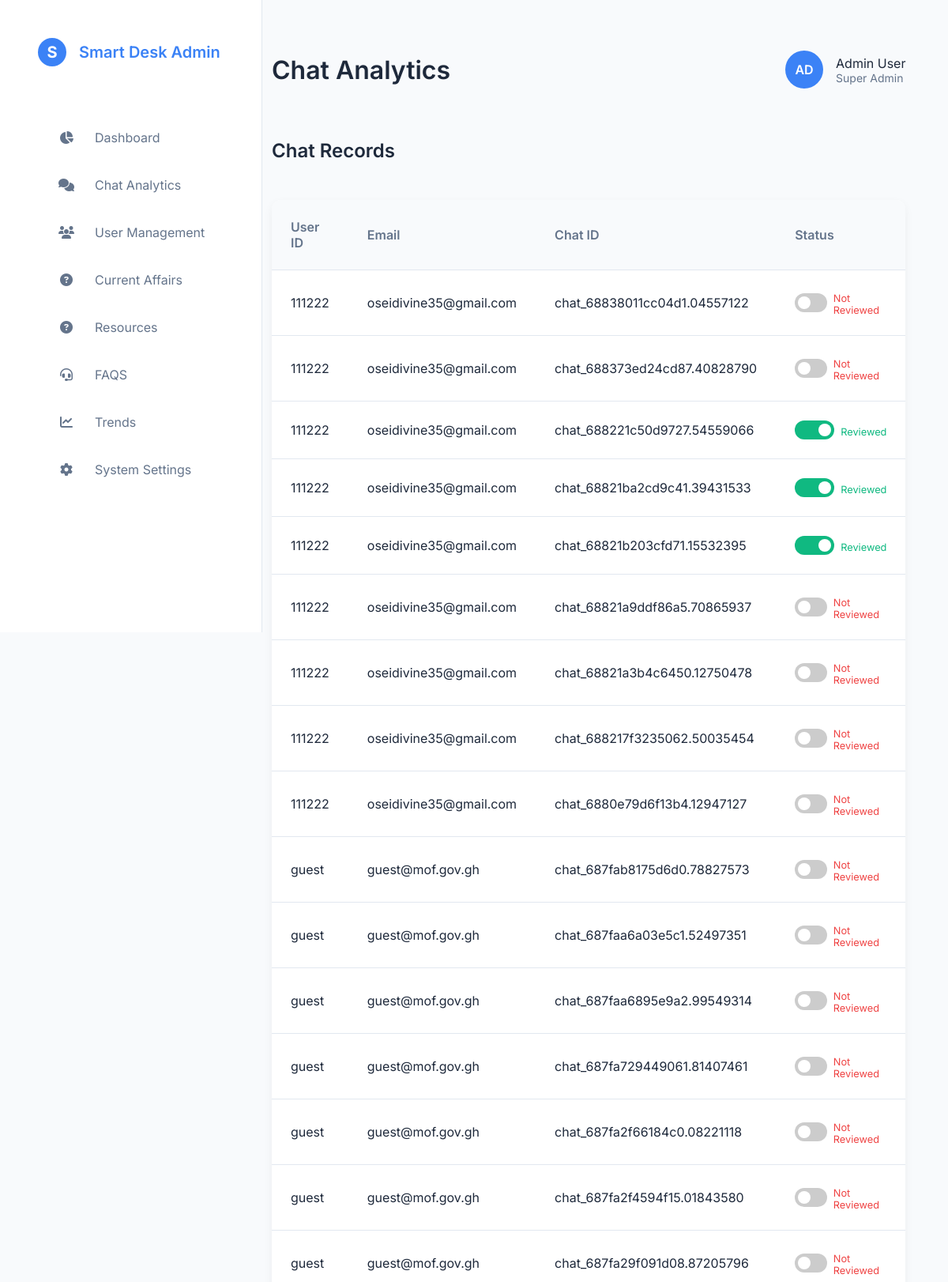
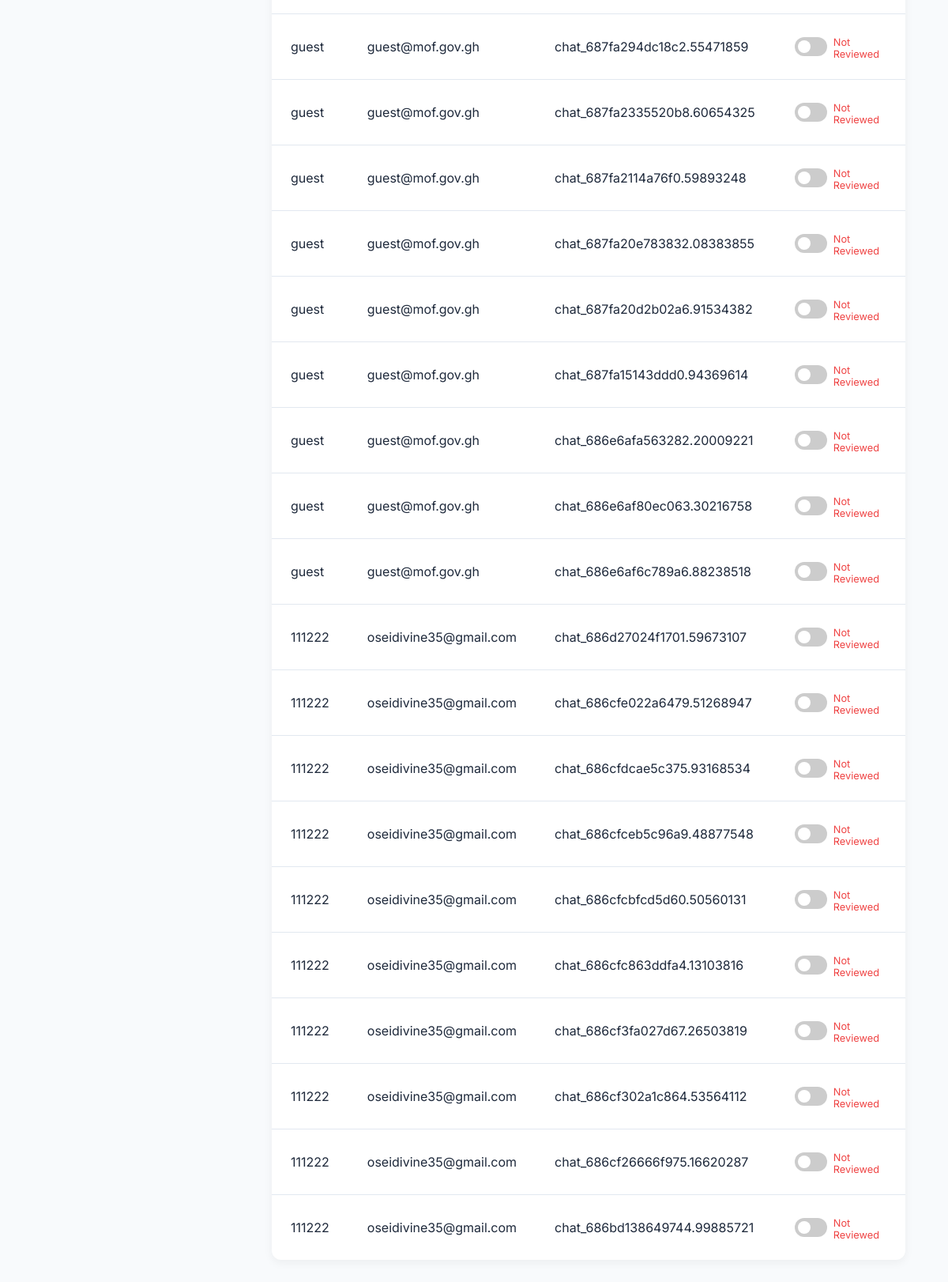
Screenshot of /admin/chat_analytics/index.php (signed in) with the database file from the repository (2 pictures, top to bottom).
### tables this page shows
CREATE TABLE `chat_history` (
  `id` int(11) NOT NULL,
  `user_id` int(11) NOT NULL,
  `chat_identifier` varchar(255) NOT NULL,
  `title` varchar(255) NOT NULL,
  `created_at` timestamp NOT NULL DEFAULT current_timestamp(),
  `updated_at` timestamp NOT NULL DEFAULT current_timestamp() ON UPDATE current_timestamp(),
  `status` enum('reviewed','not reviewed') NOT NULL DEFAULT 'not reviewed'
);

CREATE TABLE `users` (
  `id` int(11) NOT NULL,
  `fullname` varchar(255) DEFAULT NULL,
  `email` varchar(255) NOT NULL,
  `password_hash` varchar(255) NOT NULL,
  `mof_staff_id` varchar(50) DEFAULT NULL,
  `role` varchar(50) DEFAULT 'staff',
  `last_login` timestamp NULL DEFAULT NULL,
  `created_at` timestamp NOT NULL DEFAULT current_timestamp(),
  `updated_at` timestamp NOT NULL DEFAULT current_timestamp() ON UPDATE current_timestamp()
);

### admin/chat_analytics/index.php (the view, shortened to what this page needs)
<!DOCTYPE html>
<html lang="en">
<head>
    <link rel="stylesheet" href="https://cdnjs.cloudflare.com/ajax/libs/font-awesome/6.4.0/css/all.min.css">
    <link rel="stylesheet" href="../style/main.css">
    <link rel="stylesheet" href="../style/nav.css">
</head>
<body>
    <?php require_once "../nav/index.php"?>
    <main class="main-content">
        <div class="header">
            <h1 class="page-title">Chat Analytics</h1>
            <div class="user-actions">
                <div class="user-info">
                    <div class="user-avatar">AD</div>
                    <div>
                        <div>Admin User</div>
                        <div style="font-size: 0.875rem; color: var(--dark-gray);">Super Admin</div>
                    </div>
                </div>
            </div>
        </div>
        <div class="section">
            <div class="section-header">
                <h2 class="section-title">Chat Records</h2>
            </div>
            <table class="data-table">
                <thead>
                    <tr>
                        <th>User ID</th>
                        <th>Email</th>
                        <th>Chat ID</th>
                        <th>Status</th>
                    </tr>
                </thead>
                <tbody>
                    <?php
                    $mysqli = new mysqli('localhost', 'root', '', 'mof_smartdesk');
                    if ($mysqli->connect_errno) {
                        echo '<tr><td colspan="4">Database connection failed.</td></tr>';
                    } else {
                        $sql = "SELECT u.email, u.mof_staff_id, u.id as user_id, ch.chat_identifier, ch.status
                                FROM chat_history ch
                                JOIN users u ON ch.user_id = u.id
                                ORDER BY ch.id DESC LIMIT 50";
                        $result = $mysqli->query($sql);
                        if ($result && $result->num_rows > 0) {
                            while ($row = $result->fetch_assoc()) {
                                $username = $row['mof_staff_id'] ? htmlspecialchars($row['mof_staff_id']) : 'User-' . $row['user_id'];
                                $email = htmlspecialchars($row['email']);
                                $chatId = htmlspecialchars($row['chat_identifier']);
                                $status = $row['status'] === 'reviewed' ? 'checked' : '';
                                $statusClass = $row['status'] === 'reviewed' ? 'reviewed' : 'not-reviewed';
                                $statusText = $row['status'] === 'reviewed' ? 'Reviewed' : 'Not Reviewed';
                                echo "<tr data-chatid='{$chatId}'>
                                    <td>{$username}</td>
                                    <td>{$email}</td>
                                    <td>{$chatId}</td>
                                    <td>
                                        <div class='toggle-container'>
                                            <label class='toggle-switch'>
                                                <input type='checkbox' class='status-toggle' data-chatid='{$chatId}' {$status}>
                                                <span class='toggle-slider'></span>
                                            </label>
                                            <div class='toggle-label {$statusClass}'>{$statusText}</div>
                                        </div>
                                    </td>
                                </tr>";
                            }
                        } else {
                            echo '<tr><td colspan="4">No chat records found.</td></tr>';
                        }
                    }
                    ?>
                </tbody>
            </table>
        </div>
    </main>
</body>
</html>

### admin/style/main.css (style rules this page uses)
:root { --white: #FFFFFF; --light-gray: #F8FAFC; --medium-gray: #E2E8F0; --dark-gray: #64748B; --text-dark: #1E293B; --text-light: #94A3B8; --accent-blue: #3B82F6; --accent-green: #10B981; --accent-red: #EF4444; --accent-purple: #8B5CF6; --accent-orange: #F97316; --space-xs: 0.5rem; --space-sm: 1rem; --space-md: 1.5rem; --space-lg: 2rem; --space-xl: 3rem; --space-xxl: 4rem; --sidebar-width: 280px; --card-radius: 12px; }
* { margin: 0; padding: 0; box-sizing: border-box; font-family: 'Inter', sans-serif; }
body { background-color: var(--light-gray); color: var(--text-dark); display: grid; grid-template-columns: var(--sidebar-width) 1fr; min-height: 100vh; }

### admin/style/nav.css (style rules this page uses)
.main-content { padding: var(--space-xxl); grid-column: 2; }
.header { display: flex; justify-content: space-between; align-items: center; margin-bottom: var(--space-xxl); }
.page-title { font-size: 2rem; font-weight: 600; }
.user-actions { display: flex; align-items: center; gap: var(--space-md); }
.user-info { display: flex; align-items: center; gap: var(--space-sm); }
.user-avatar { width: 48px; height: 48px; border-radius: 50%; background-color: var(--accent-blue); color: var(--white); display: flex; align-items: center; justify-content: center; font-weight: 600; }

### admin/chat_analytics/index.php (style rules this page uses)
.section { margin-bottom: var(--space-xxl); }
.section-header { display: flex; justify-content: space-between; align-items: center; margin-bottom: var(--space-xl); }
.section-title { font-size: 1.5rem; font-weight: 600; }
.data-table { width: 100%; border-collapse: collapse; background-color: var(--white); border-radius: var(--card-radius); overflow: hidden; box-shadow: 0 4px 12px rgba(0,0,0,0.05); }
.data-table th, .data-table td { padding: var(--space-md); text-align: left; border-bottom: 1px solid var(--medium-gray); }
.data-table th { background-color: var(--light-gray); font-weight: 600; color: var(--dark-gray); }
.data-table tr:last-child td { border-bottom: none; }
.data-table tr { cursor: pointer; transition: background-color 0.2s ease; }
.toggle-container { display: flex; align-items: center; gap: 8px; }
.toggle-switch { position: relative; display: inline-block; width: 50px; height: 24px; }
.toggle-slider { position: absolute; cursor: pointer; top: 0; left: 0; right: 0; bottom: 0; background-color: #ccc; transition: .4s; border-radius: 24px; }
.toggle-slider:before { position: absolute; content: ""; height: 16px; width: 16px; left: 4px; bottom: 4px; background-color: white; transition: .4s; border-radius: 50%; }
input:checked + .toggle-slider { background-color: var(--accent-green); }
input:checked + .toggle-slider:before { transform: translateX(26px); }
.toggle-label { font-size: 0.8rem; color: var(--dark-gray); margin-top: 4px; }
.toggle-label.reviewed { color: var(--accent-green); }
.toggle-label.not-reviewed { color: var(--accent-red); }

### rows the page displays
chat_history: user.mof_staff_id "111222", user.email "oseidivine35@gmail.com", chat_identifier "chat_68838011cc04d1.04557122", status "Not Reviewed"
chat_history: user.mof_staff_id "111222", user.email "oseidivine35@gmail.com", chat_identifier "chat_688373ed24cd87.40828790", status "Not Reviewed"
chat_history: user.mof_staff_id "111222", user.email "oseidivine35@gmail.com", chat_identifier "chat_688221c50d9727.54559066", status "Reviewed"
chat_history: user.mof_staff_id "111222", user.email "oseidivine35@gmail.com", chat_identifier "chat_68821ba2cd9c41.39431533", status "Reviewed"
chat_history: user.mof_staff_id "111222", user.email "oseidivine35@gmail.com", chat_identifier "chat_68821b203cfd71.15532395", status "Reviewed"
chat_history: user.mof_staff_id "111222", user.email "oseidivine35@gmail.com", chat_identifier "chat_68821a9ddf86a5.70865937", status "Not Reviewed"
chat_history: user.mof_staff_id "111222", user.email "oseidivine35@gmail.com", chat_identifier "chat_68821a3b4c6450.12750478", status "Not Reviewed"
chat_history: user.mof_staff_id "111222", user.email "oseidivine35@gmail.com", chat_identifier "chat_688217f3235062.50035454", status "Not Reviewed"
chat_history: user.mof_staff_id "111222", user.email "oseidivine35@gmail.com", chat_identifier "chat_6880e79d6f13b4.12947127", status "Not Reviewed"
chat_history: user.mof_staff_id "guest", user.email "guest@mof.gov.gh", chat_identifier "chat_687fab8175d6d0.78827573", status "Not Reviewed"
chat_history: user.mof_staff_id "guest", user.email "guest@mof.gov.gh", chat_identifier "chat_687faa6a03e5c1.52497351", status "Not Reviewed"
chat_history: user.mof_staff_id "guest", user.email "guest@mof.gov.gh", chat_identifier "chat_687faa6895e9a2.99549314", status "Not Reviewed"
chat_history: user.mof_staff_id "guest", user.email "guest@mof.gov.gh", chat_identifier "chat_687fa729449061.81407461", status "Not Reviewed"
chat_history: user.mof_staff_id "guest", user.email "guest@mof.gov.gh", chat_identifier "chat_687fa2f66184c0.08221118", status "Not Reviewed"
chat_history: user.mof_staff_id "guest", user.email "guest@mof.gov.gh", chat_identifier "chat_687fa2f4594f15.01843580", status "Not Reviewed"
chat_history: user.mof_staff_id "guest", user.email "guest@mof.gov.gh", chat_identifier "chat_687fa29f091d08.87205796", status "Not Reviewed"
chat_history: user.mof_staff_id "guest", user.email "guest@mof.gov.gh", chat_identifier "chat_687fa294dc18c2.55471859", status "Not Reviewed"
chat_history: user.mof_staff_id "guest", user.email "guest@mof.gov.gh", chat_identifier "chat_687fa2335520b8.60654325", status "Not Reviewed"
chat_history: user.mof_staff_id "guest", user.email "guest@mof.gov.gh", chat_identifier "chat_687fa2114a76f0.59893248", status "Not Reviewed"
chat_history: user.mof_staff_id "guest", user.email "guest@mof.gov.gh", chat_identifier "chat_687fa20e783832.08383855", status "Not Reviewed"
chat_history: user.mof_staff_id "guest", user.email "guest@mof.gov.gh", chat_identifier "chat_687fa20d2b02a6.91534382", status "Not Reviewed"
chat_history: user.mof_staff_id "guest", user.email "guest@mof.gov.gh", chat_identifier "chat_687fa15143ddd0.94369614", status "Not Reviewed"
chat_history: user.mof_staff_id "guest", user.email "guest@mof.gov.gh", chat_identifier "chat_686e6afa563282.20009221", status "Not Reviewed"
chat_history: user.mof_staff_id "guest", user.email "guest@mof.gov.gh", chat_identifier "chat_686e6af80ec063.30216758", status "Not Reviewed"
chat_history: user.mof_staff_id "guest", user.email "guest@mof.gov.gh", chat_identifier "chat_686e6af6c789a6.88238518", status "Not Reviewed"
chat_history: user.mof_staff_id "111222", user.email "oseidivine35@gmail.com", chat_identifier "chat_686d27024f1701.59673107", status "Not Reviewed"
chat_history: user.mof_staff_id "111222", user.email "oseidivine35@gmail.com", chat_identifier "chat_686cfe022a6479.51268947", status "Not Reviewed"
chat_history: user.mof_staff_id "111222", user.email "oseidivine35@gmail.com", chat_identifier "chat_686cfdcae5c375.93168534", status "Not Reviewed"
chat_history: user.mof_staff_id "111222", user.email "oseidivine35@gmail.com", chat_identifier "chat_686cfceb5c96a9.48877548", status "Not Reviewed"
chat_history: user.mof_staff_id "111222", user.email "oseidivine35@gmail.com", chat_identifier "chat_686cfcbfcd5d60.50560131", status "Not Reviewed"
chat_history: user.mof_staff_id "111222", user.email "oseidivine35@gmail.com", chat_identifier "chat_686cfc863ddfa4.13103816", status "Not Reviewed"
chat_history: user.mof_staff_id "111222", user.email "oseidivine35@gmail.com", chat_identifier "chat_686cf3fa027d67.26503819", status "Not Reviewed"
chat_history: user.mof_staff_id "111222", user.email "oseidivine35@gmail.com", chat_identifier "chat_686cf302a1c864.53564112", status "Not Reviewed"
chat_history: user.mof_staff_id "111222", user.email "oseidivine35@gmail.com", chat_identifier "chat_686cf26666f975.16620287", status "Not Reviewed"
chat_history: user.mof_staff_id "111222", user.email "oseidivine35@gmail.com", chat_identifier "chat_686bd138649744.99885721", status "Not Reviewed"
